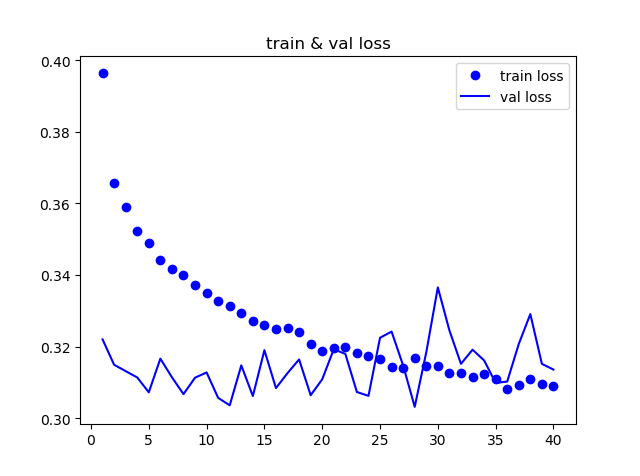

The Python source for this figure:
import os

data_file = 'D:/all-dataset/jena_climate_2009_2016.csv'
f = open(data_file, encoding='utf-8')
data = f.read()
f.close()

lines = data.split('\n')
header = lines[0].split(',')
lines = lines[1:]

print(header)
print(len(lines))

import numpy as np

float_data = np.zeros((len(lines), len(header) - 1))
for i, line in enumerate(lines):
    values = [float(x) for x in line.split(',')[1:]]
    float_data[i, :] = values

import matplotlib.pyplot as plt

temp = float_data[:, 1]
# plt.plot(range(len(temp)), temp)
# plt.show()
#
# plt.plot(range(1440), temp[: 1440])
# plt.show()

# 标准化数据 每个时间序列减去平均值，再除以标准差
mean = float_data[:20000].mean(axis=0)
print(mean)
float_data -= mean
std = float_data[:20000].std(axis=0)
float_data /= std
rows = np.random.randint(0, 1000, 128)
print(rows)


def generator(data, lookback, delay, min_index, max_index, shuffle=False, batch_size=128, step=6):
    if max_index is None:
        max_index = len(data) - delay - 1
    i = min_index + lookback
    while 1:
        if shuffle:
            rows = np.random.randint(min_index + lookback, max_index, size=batch_size)
        else:
            if i + batch_size >= max_index:
                # 重置
                i = min_index + batch_size
            else:
                rows = np.arange(i, min(i + batch_size, max_index))
                i += len(rows)
        # lookback//step 间隔
        samples = np.zeros((len(rows), lookback // step, data.shape[-1]))
        targets = np.zeros((len(rows),))
        for j, row in enumerate(rows):
            indices = range(rows[j] - lookback, rows[j], step)
            samples[j] = data[indices]
            targets[j] = data[rows[j] + delay][1]
        yield samples, targets


lookback = 1440
step = 6
delay = 144
batch_size = 128

train_gen = generator(float_data, lookback=lookback, delay=delay, min_index=0, max_index=200000, shuffle=True,
                      step=step,
                      batch_size=batch_size)
val_gen = generator(float_data, lookback=lookback, delay=delay, min_index=200001, max_index=300000, shuffle=True,
                    step=step,
                    batch_size=batch_size)
test_gen = generator(float_data, lookback=lookback, delay=delay, min_index=300001, max_index=400000, shuffle=True,
                     step=step,
                     batch_size=batch_size)

val_steps = (300000 - 200001 - lookback) // batch_size
test_steps = (len(float_data) - 300001 - lookback) // batch_size

# 使用GPU
import tensorflow as tf
import keras.backend.tensorflow_backend as KTF

KTF.set_session(tf.Session(config=tf.ConfigProto(device_count={'gpu': 0})))

from keras import Sequential
from keras import layers
from keras.optimizers import RMSprop

model = Sequential()
model.add(layers.GRU(32, input_shape=(None, float_data.shape[-1]), dropout=0.2, recurrent_dropout=0.2))
# model.add(layers.GRU(32, input_shape=(None, float_data.shape[-1]),dropout=0.1,recurrent_dropout=0.5,return_sequences=True))
# model.add(layers.GRU(64,activation='relu',dropout=0.1,recurrent_dropout=0.5))
model.add(layers.Dense(1))
model.compile(optimizer=RMSprop(), loss='mae')

history = model.fit_generator(train_gen, steps_per_epoch=500, epochs=40, validation_data=val_gen,
                              validation_steps=val_steps)

import matplotlib.pyplot as plt

loss = history.history['loss']
val_loss = history.history['val_loss']
epochs = range(1, len(loss) + 1)
plt.figure()
plt.plot(epochs, loss, 'bo', label='train loss')
plt.plot(epochs, val_loss, 'b', label='val loss')
plt.title('train & val loss')
plt.legend()
plt.show()
